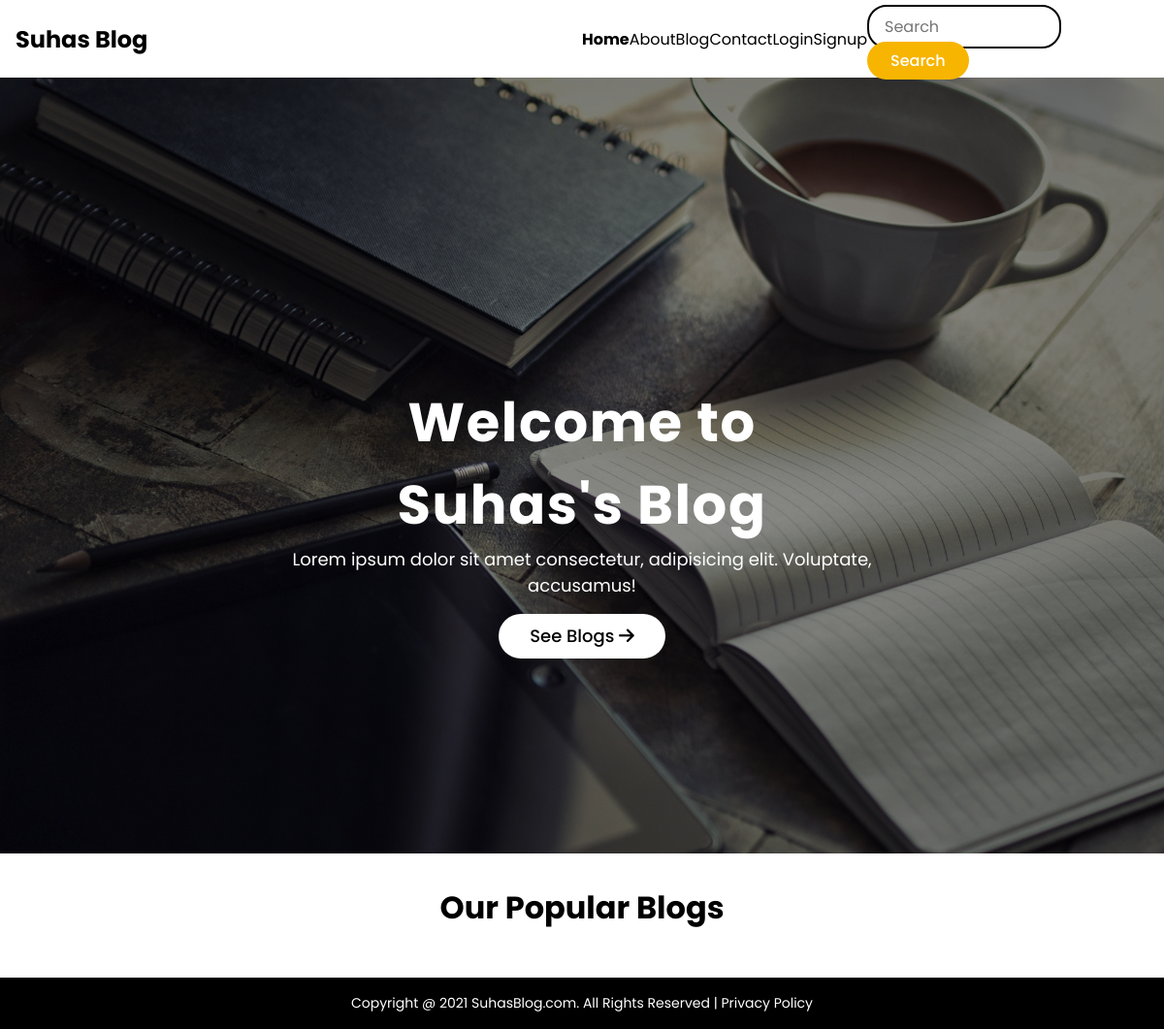
Before: / with the older database file.
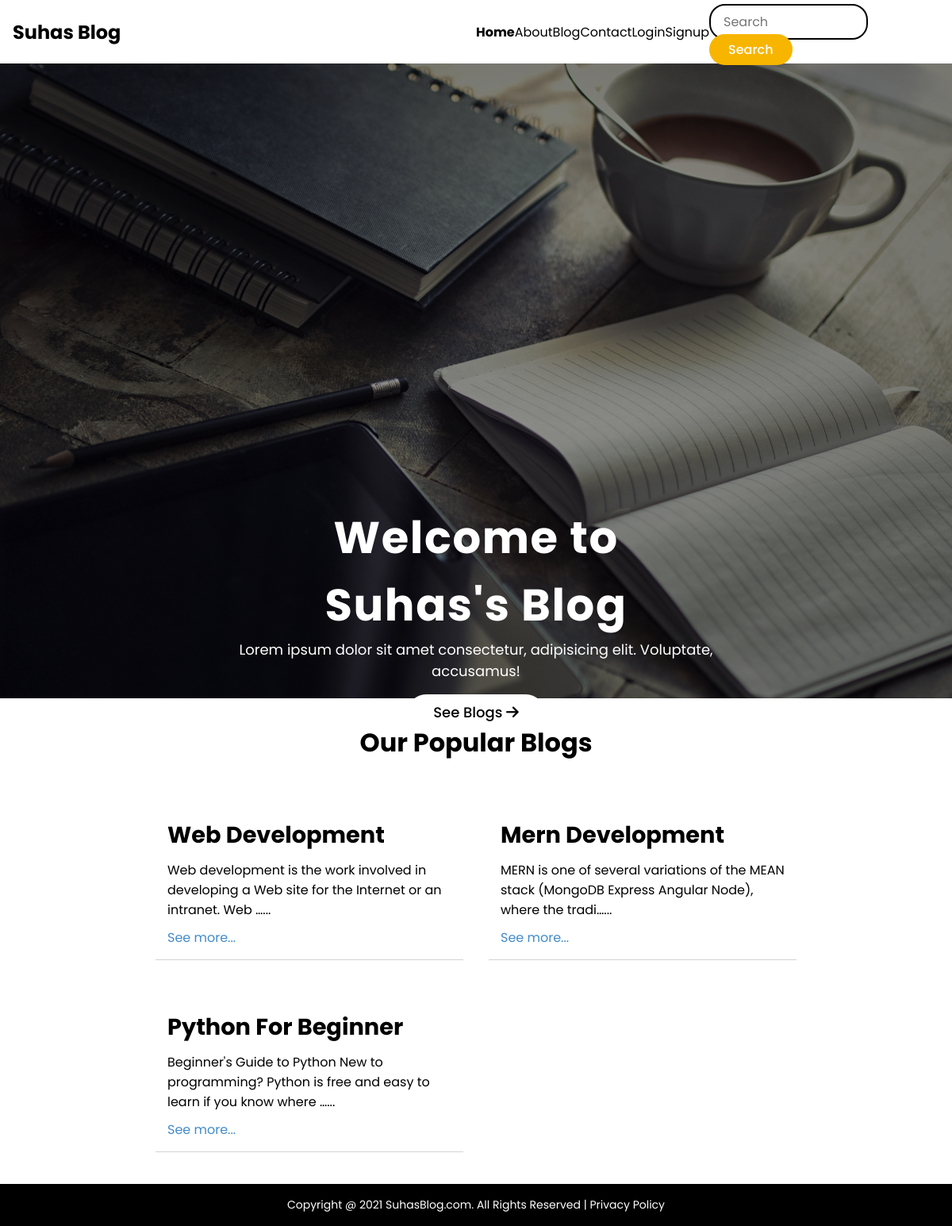
After: the same page with the newer database file.
### blog/models.py (models this page shows, shortened)
class Post(models.Model):
    sno = models.AutoField(primary_key=True)
    title = models.CharField(max_length=300)
    content = models.TextField()
    image = models.CharField(max_length=3000)
    author = models.CharField(max_length=200)
    slug = models.CharField(max_length=340)
    timestamp = models.DateTimeField(auto_now=True, blank=True)

### home/views.py (the view)
# urls.py: path('', views.home, name="Home"),
def home(request):
    allPosts = Post.objects.all()
    allPosts = allPosts[0:3]
    context = {'allPosts': allPosts}
    return render(request, 'home/index.html', context)

### templates/home/index.html (shortened to what this page needs)
{% extends 'base.html' %}
{% block body %}
<section class="hero">
    <div class="main-container">
        <div class="hero-container">
            <h1>Welcome to Suhas's Blog</h1>
            <p>Lorem ipsum dolor sit amet consectetur, adipisicing elit. Voluptate, accusamus!</p>
            <a href="/blog" class="btn" role="button">See Blogs <i class="fa fa-arrow-right"></i></a>
        </div>
    </div>
</section>
<section class="popular-blogs">
    <div class="main-container">
        <h3>Our Popular Blogs</h3>
        <div class="blog-container">
        {% for post in allPosts %}
           <div class="blog-card">
                <div class="blog-info">
                    <h6>{{post.title}}</h6>
                    <p>{{post.content | truncatechars:100}}...</p>
                    <a href="/blog" class="blog-btn">See more...</a>
                </div>
            </div>
        {% endfor %}
        </div>
    </div>
</section>
{% endblock body %}

Changed rows visible on the page:
added Post: title "Web Development", content "Web development is the work involved in developing a Web site for the Internet or an intranet. Web …"
added Post: title "Mern Development", content "MERN is one of several variations of the MEAN stack (MongoDB Express Angular Node), where the tradi…"
added Post: title "Python For Beginner", content "Beginner's Guide to Python New to programming? Python is free and easy to learn if you know where …"
